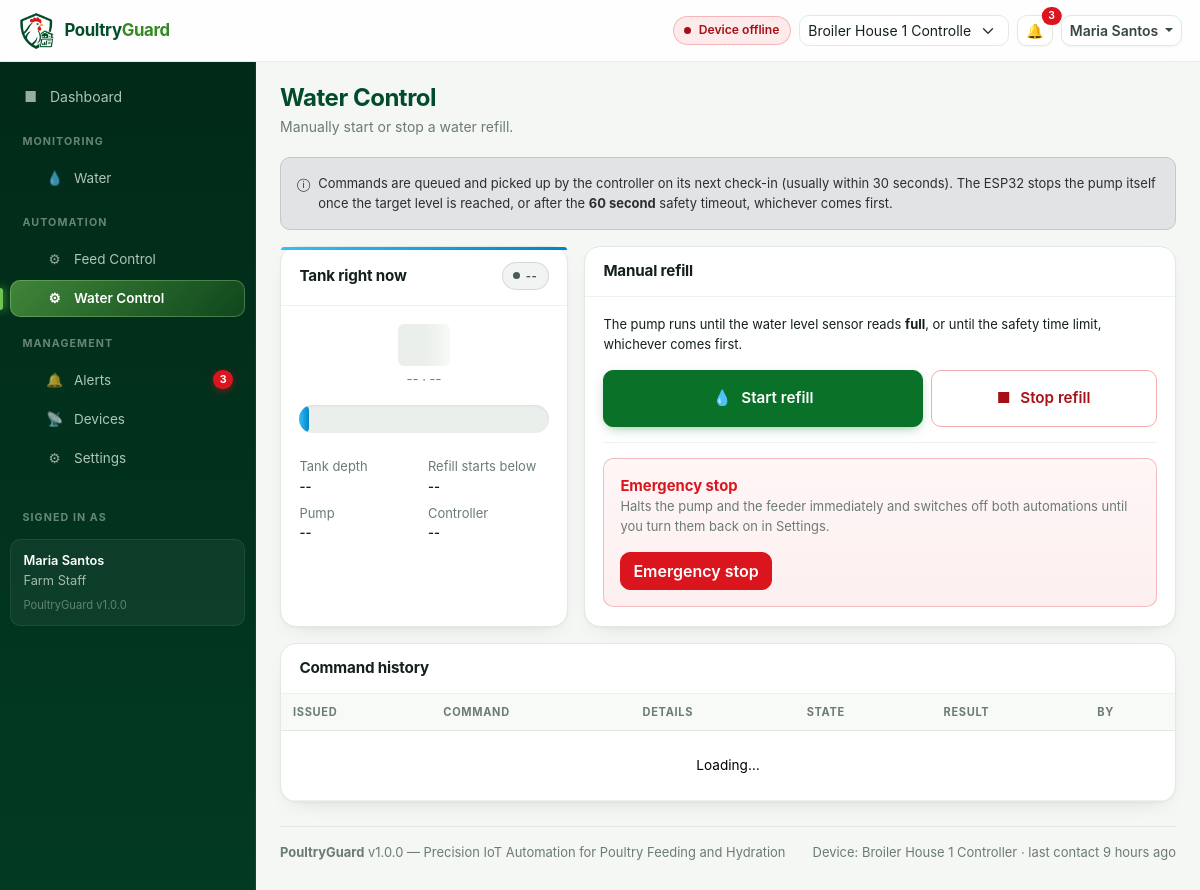
The app's page /automation/water.php (signed in) with its own data.
### tables this page shows
CREATE TABLE `users` (
    `user_id`     INT UNSIGNED NOT NULL AUTO_INCREMENT,
    `name`        VARCHAR(100)  NOT NULL,
    `username`    VARCHAR(50)   NOT NULL,
    `email`       VARCHAR(120)  DEFAULT NULL,
     
    `password`    VARCHAR(255)  NOT NULL,
    `role`        ENUM('owner','staff') NOT NULL DEFAULT 'staff',
    `status`      ENUM('active','inactive') NOT NULL DEFAULT 'active',
    `last_login`  DATETIME      DEFAULT NULL,
    `created_at`  DATETIME      NOT NULL DEFAULT CURRENT_TIMESTAMP,
    `updated_at`  DATETIME      NOT NULL DEFAULT CURRENT_TIMESTAMP ON UPDATE CURRENT_TIMESTAMP,
    PRIMARY KEY (`user_id`),
    UNIQUE KEY `uq_users_username` (`username`),
    UNIQUE KEY `uq_users_email` (`email`),
    KEY `idx_users_role_status` (`role`, `status`)
);

CREATE TABLE `system_settings` (
    `setting_id`             INT UNSIGNED  NOT NULL AUTO_INCREMENT,
    `device_id`              INT UNSIGNED  NOT NULL,
     
    `feed_max_duration`      INT UNSIGNED  NOT NULL DEFAULT 30       COMMENT 'seconds, feeder motor safety cut-off',
    `auto_feed`              TINYINT(1)    NOT NULL DEFAULT 1       COMMENT 'scheduled feeding on/off',
    `feed_schedule`          TEXT          DEFAULT NULL             COMMENT 'JSON [{"time":"06:00","seconds":3}]',
     
    `water_capacity`         DECIMAL(10,2) NOT NULL DEFAULT 100.00   COMMENT 'cm, usable tank depth',
    `water_capacity_liters`  DECIMAL(10,2) NOT NULL DEFAULT 200.00   COMMENT 'litres at 100% level',
    `sensor_offset_cm`       DECIMAL(10,2) NOT NULL DEFAULT 0.00     COMMENT 'internal: distance conversion offset',
    `water_threshold`        DECIMAL(10,2) NOT NULL DEFAULT 30.00    COMMENT 'cm, refill below this',
    `water_target`           DECIMAL(10,2) NOT NULL DEFAULT 90.00    COMMENT 'cm, refill up to this',
    `water_max_duration`     INT UNSIGNED  NOT NULL DEFAULT 300      COMMENT 'seconds, pump safety cut-off',
    `auto_water`             TINYINT(1)    NOT NULL DEFAULT 1,
     
    `water_low_percent`      DECIMAL(5,2)  NOT NULL DEFAULT 30.00,
    `water_critical_percent` DECIMAL(5,2)  NOT NULL DEFAULT 15.00,
    `offline_timeout`        INT UNSIGNED  NOT NULL DEFAULT 300      COMMENT 'seconds without contact = offline',
    `reading_interval`       INT UNSIGNED  NOT NULL DEFAULT 30       COMMENT 'seconds between ESP32 uploads',
    `notify_in_app`          TINYINT(1)    NOT NULL DEFAULT 1,
    `notify_email`           TINYINT(1)    NOT NULL DEFAULT 0,
    `updated_by`             INT UNSIGNED  DEFAULT NULL,
    `updated_at`             DATETIME      NOT NULL DEFAULT CURRENT_TIMESTAMP ON UPDATE CURRENT_TIMESTAMP,
    PRIMARY KEY (`setting_id`),
    UNIQUE KEY `uq_settings_device` (`device_id`),
    CONSTRAINT `fk_settings_device` FOREIGN KEY (`device_id`)
        REFERENCES `devices` (`device_id`) ON DELETE CASCADE ON UPDATE CASCADE,
    CONSTRAINT `fk_settings_user` FOREIGN KEY (`updated_by`)
        REFERENCES `users` (`user_id`) ON DELETE SET NULL ON UPDATE CASCADE
);

CREATE TABLE `devices` (
    `device_id`            INT UNSIGNED NOT NULL AUTO_INCREMENT,
    `device_name`          VARCHAR(100) NOT NULL,
     
    `esp32_uid`            VARCHAR(64)  NOT NULL,
     
    `api_key`              VARCHAR(64)  NOT NULL,
    `location`             VARCHAR(150) DEFAULT NULL,
    `status`               ENUM('active','disabled') NOT NULL DEFAULT 'active',
    `firmware_version`     VARCHAR(20)  DEFAULT NULL,
    `ip_address`           VARCHAR(45)  DEFAULT NULL,
    `wifi_rssi`            SMALLINT     DEFAULT NULL,
    `water_sensor_status`  ENUM('ok','error','unknown') NOT NULL DEFAULT 'unknown',
    `motor_status`         ENUM('idle','running','error') NOT NULL DEFAULT 'idle',
    `solenoid_status`      ENUM('idle','running','error') NOT NULL DEFAULT 'idle',
    `last_seen`            DATETIME     DEFAULT NULL,
    `created_at`           DATETIME     NOT NULL DEFAULT CURRENT_TIMESTAMP,
    `updated_at`           DATETIME     NOT NULL DEFAULT CURRENT_TIMESTAMP ON UPDATE CURRENT_TIMESTAMP,
    PRIMARY KEY (`device_id`),
    UNIQUE KEY `uq_devices_uid` (`esp32_uid`),
    UNIQUE KEY `uq_devices_apikey` (`api_key`),
    KEY `idx_devices_status_seen` (`status`, `last_seen`)
);

### automation/water.php (the view, shortened to what the rows shown need)
<?php
require_once __DIR__ . '/../includes/auth.php';
require_page_auth('automation.control');
$PAGE_TITLE    = 'Water Control';
require __DIR__ . '/../includes/header.php';
?>
<div class="alert alert-secondary small d-flex gap-2 align-items-start">
    <span aria-hidden="true">&#9432;</span>
    <div>
        Commands are queued and picked up by the controller on its next check-in
        (usually within <?= (int)($DEVICE_SETTINGS['reading_interval'] ?? 30) ?> seconds).
        The ESP32 stops the pump itself once the target level is reached,
        or after the
        <strong><?= (int)($DEVICE_SETTINGS['water_max_duration'] ?? 300) ?>&nbsp;second</strong>
        safety timeout, whichever comes first.
    </div>
</div>
<div class="row g-3 mb-3">
    <div class="col-lg-4">
        <div class="pg-card accent-water h-100">
            <div class="pg-card-head">
                <h2>Tank right now</h2>
            </div>
        </div>
    </div>
    <div class="col-lg-8">
        <div class="pg-card h-100">
            <div class="pg-card-head"><h2>Manual refill</h2></div>
        </div>
    </div>
</div>
<div class="pg-card">
    <div class="pg-card-head">
        <h2>Command history</h2>
    </div>
    <div class="pg-table-wrap">
        <table class="table pg-table mb-0">
            <thead>
                <tr>
                    <th>Issued</th>
                    <th>Command</th>
                    <th>Details</th>
                    <th>State</th>
                    <th>Result</th>
                    <th>By</th>
                </tr>
            </thead>
        </table>
    </div>
</div>
<?php require __DIR__ . '/../includes/footer.php'; ?>

### includes/header.php (shortened to what the rows shown need)
<?php
require_once __DIR__ . '/auth.php';
$CURRENT_USER = require_page_auth();
$PAGE_TITLE    = $PAGE_TITLE    ?? APP_NAME;
$ALL_DEVICES    = get_devices();
$CURRENT_DEVICE = null;
if ($ALL_DEVICES !== []) {
    if ($CURRENT_DEVICE === null) {
        foreach ($ALL_DEVICES as $d) {
            if ($d['status'] === 'active') {
                $CURRENT_DEVICE = $d;
                break;
            }
        }
        $CURRENT_DEVICE ??= $ALL_DEVICES[0];
    }
}
$CURRENT_DEVICE_ID = $CURRENT_DEVICE ? (int)$CURRENT_DEVICE['device_id'] : null;
$DEVICE_SETTINGS   = $CURRENT_DEVICE_ID ? get_settings($CURRENT_DEVICE_ID) : null;
?>
<!DOCTYPE html>
<html lang="en">
<head>
<link rel="stylesheet" href="<?= e(url('assets/vendor/bootstrap.min.css')) ?>">
<link rel="stylesheet" href="<?= e(asset_url('assets/css/style.css')) ?>">
</head>
<body>
<header class="pg-topbar">
    <div class="ms-auto d-flex align-items-center gap-2">
        <div class="dropdown">
            <button class="btn btn-sm btn-light dropdown-toggle" data-bs-toggle="dropdown" aria-expanded="false">
                <span class="d-none d-sm-inline"><?= e($CURRENT_USER['name']) ?></span>
            </button>
        </div>
    </div>
</header>
<?php require __DIR__ . '/sidebar.php'; ?>
<main class="pg-main">
    <div class="pg-page-head">
        <div>
            <h1><?= e($PAGE_TITLE) ?></h1>
        </div>
    </div>

### includes/sidebar.php (shortened to what the rows shown need)
<aside class="pg-sidebar" id="pgSidebar">
    <div class="pg-sidebar-user">
        <div class="name"><?= e($CURRENT_USER['name']) ?></div>
        <div><?= $CURRENT_USER['role'] === ROLE_OWNER ? 'Farm Owner' : 'Farm Staff' ?></div>
        <div class="ver"><?= e(APP_NAME) ?> v<?= e(APP_VERSION) ?></div>
    </div>
</aside>

### includes/footer.php (shortened to what the rows shown need)
    <footer class="mt-4 pt-3 border-top pg-muted small d-flex flex-wrap justify-content-between gap-2">
        <div>
            <strong><?= e(APP_NAME) ?></strong> v<?= e(APP_VERSION) ?>
            &mdash; <?= e(APP_TAGLINE) ?>
        </div>
        <div>
            <?php if (!empty($CURRENT_DEVICE)): ?>
                Device: <?= e($CURRENT_DEVICE['device_name']) ?> &middot;
                last contact <?= e(time_ago($CURRENT_DEVICE['last_seen'])) ?>
            <?php endif; ?>
        </div>
    </footer>
</main>
</body>
</html>

### records on screen
users: name "Maria Santos"
system_settings: reading_interval "30", water_max_duration "60"
devices: device_name "Broiler House 1 Controller", last_seen "9 hours ago"

### other values on screen
$brandHead "Poultry"
$brandTail "Guard"
$UNREAD_ALERTS "3"
$item['icon'] "■"
$item['label'] "Dashboard"
$group['section'] "MONITORING"
$item['icon'] "💧"
$item['label'] "Water"
$group['section'] "AUTOMATION"
$item['icon'] "⚙"
$item['label'] "Feed Control"
$item['label'] "Water Control"
$group['section'] "MANAGEMENT"
$item['icon'] "🔔"
$item['label'] "Alerts"
